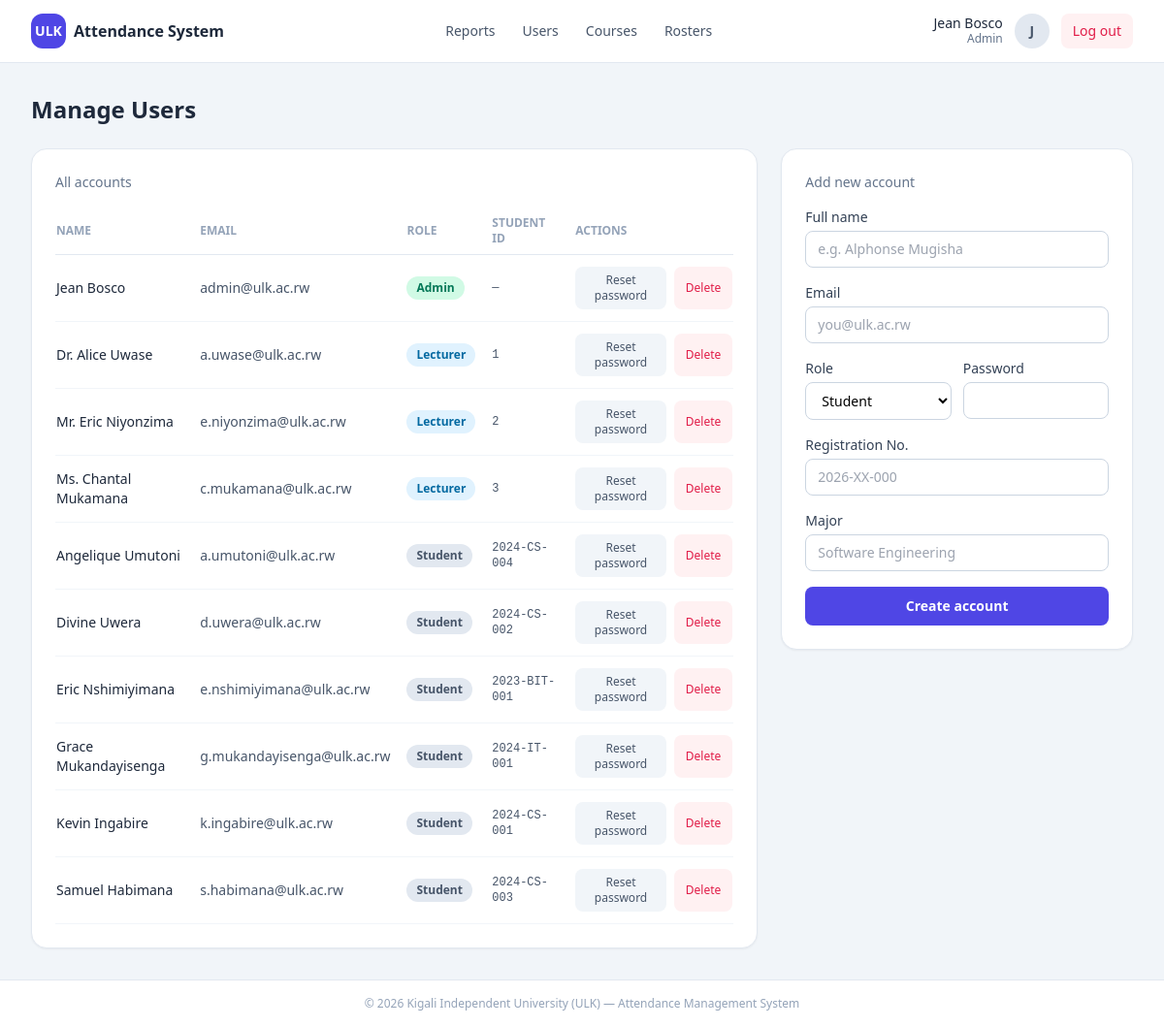
/admin_users.php (signed in), run on the app's committed database.
### tables this page shows
CREATE TABLE users (
  user_id       INT AUTO_INCREMENT PRIMARY KEY,
  full_name     VARCHAR(100) NOT NULL,
  email         VARCHAR(100) NOT NULL UNIQUE,
  password_hash VARCHAR(255) NOT NULL,                
  role          ENUM('Student','Lecturer','Admin') NOT NULL,
  created_at    TIMESTAMP DEFAULT CURRENT_TIMESTAMP,
  INDEX idx_users_role (role)
);

CREATE TABLE lecturers (
  lecturer_id INT AUTO_INCREMENT PRIMARY KEY,
  user_id     INT NOT NULL UNIQUE,
  FOREIGN KEY (user_id) REFERENCES users(user_id) ON DELETE CASCADE
);

CREATE TABLE students (
  student_reg_no VARCHAR(20) PRIMARY KEY,
  user_id        INT NOT NULL UNIQUE,
  major          VARCHAR(100) DEFAULT NULL,
  intake_year    YEAR DEFAULT NULL,
  FOREIGN KEY (user_id) REFERENCES users(user_id) ON DELETE CASCADE
);

### config.php (called while the page is built, shortened)
<?php
function e(string $value): string
{
    return htmlspecialchars($value, ENT_QUOTES, 'UTF-8');
}
function isLoggedIn(): bool
{
    return isset($_SESSION['user_id']);
}
function currentUser(): ?array
{
    return isLoggedIn()
        ? ['id' => $_SESSION['user_id'], 'name' => $_SESSION['full_name'], 'email' => $_SESSION['email'], 'role' => $_SESSION['role']]
        : null;
}
function isRole(string $role): bool
{
    return isLoggedIn() && $_SESSION['role'] === $role;
}

### admin_users.php (the view, shortened to what this page needs)
<?php
require_once __DIR__ . '/config.php';
$u = $pdo->query('
    SELECT u.user_id, u.full_name, u.email, u.role, u.created_at,
           st.student_reg_no, st.major, st.intake_year, l.lecturer_id
    FROM users u
    LEFT JOIN students st ON st.user_id = u.user_id
    LEFT JOIN lecturers l  ON l.user_id  = u.user_id
    ORDER BY FIELD(u.role, "Admin", "Lecturer", "Student"), u.full_name')->fetchAll();
$pageTitle = 'Manage Users';
include __DIR__ . '/includes/header.php';
?>
<div class="grid gap-6 lg:grid-cols-3">
    <div class="lg:col-span-2 bg-white rounded-2xl shadow-sm border border-slate-200 p-6">
        <p class="text-sm font-medium text-slate-500 mb-4">All accounts</p>
        <div class="overflow-x-auto">
            <table class="w-full text-sm">
                <thead>
                    <tr class="text-left text-xs uppercase text-slate-400 border-b border-slate-200">
                        <th class="py-2 pr-4">Name</th>
                        <th class="py-2 pr-4">Email</th>
                        <th class="py-2 pr-4">Role</th>
                        <th class="py-2 pr-4">Student ID</th>
                        <th class="py-2">Actions</th>
                    </tr>
                </thead>
                <tbody>
                    <?php foreach ($u as $row): ?>
                        <tr class="border-b border-slate-100">
                            <td class="py-3 pr-4 font-medium text-slate-800"><?= e($row['full_name']) ?></td>
                            <td class="py-3 pr-4 text-slate-600"><?= e($row['email']) ?></td>
                            <td class="py-3 pr-4">
                                <span class="badge <?= $row['role'] === 'Admin' ? 'badge-present' : ($row['role'] === 'Lecturer' ? 'badge-excused' : 'badge-closed') ?>">
                                    <?= e($row['role']) ?>
                                </span>
                            </td>
                            <td class="py-3 pr-4 font-mono text-xs text-slate-600"><?= e($row['student_reg_no'] ?? $row['lecturer_id'] ?? '—') ?></td>
                            <td class="py-3">
                                <div class="flex gap-2">
                                    <button data-reset-user="<?= (int)$row['user_id'] ?>"
                                            class="rounded-lg bg-slate-100 hover:bg-slate-200 text-slate-600 px-3 py-1.5 text-xs font-medium">
                                        Reset password
                                    </button>
                                    <button data-delete-user="<?= (int)$row['user_id'] ?>"
                                            data-name="<?= e($row['full_name']) ?>"
                                            class="rounded-lg bg-rose-50 hover:bg-rose-100 text-rose-600 px-3 py-1.5 text-xs font-medium">
                                        Delete
                                    </button>
                                </div>
                            </td>
                        </tr>
                    <?php endforeach; ?>
                </tbody>
            </table>
        </div>
    </div>
    <div class="bg-white rounded-2xl shadow-sm border border-slate-200 p-6 h-fit">
        <p class="text-sm font-medium text-slate-500 mb-4">Add new account</p>
        <form id="userForm" class="space-y-4">
            <div>
                <label class="block text-sm font-medium text-slate-700 mb-1">Full name</label>
                <input name="full_name" required placeholder="e.g. Alphonse Mugisha"
                       class="w-full rounded-lg border border-slate-300 px-3 py-2 text-sm">
            </div>
            <div>
                <label class="block text-sm font-medium text-slate-700 mb-1">Email</label>
                <input name="email" type="email" required placeholder="you@ulk.ac.rw"
                       class="w-full rounded-lg border border-slate-300 px-3 py-2 text-sm">
            </div>
            <div class="grid grid-cols-2 gap-3">
                <div>
                    <label class="block text-sm font-medium text-slate-700 mb-1">Role</label>
                    <select name="role" id="roleSelect" required
                            class="w-full rounded-lg border border-slate-300 px-3 py-2 text-sm bg-white">
                        <option value="Student">Student</option>
                    </select>
                </div>
                <div>
                    <label class="block text-sm font-medium text-slate-700 mb-1">Password</label>
                    <input name="password" type="password" required minlength="8"
                           class="w-full rounded-lg border border-slate-300 px-3 py-2 text-sm">
                </div>
            </div>
            <div id="studentFields" class="space-y-4">
                <div>
                    <label class="block text-sm font-medium text-slate-700 mb-1">Registration No.</label>
                    <input name="student_reg_no" placeholder="2026-XX-000"
                           class="w-full rounded-lg border border-slate-300 px-3 py-2 text-sm">
                </div>
                <div>
                    <label class="block text-sm font-medium text-slate-700 mb-1">Major</label>
                    <input name="major" placeholder="Software Engineering"
                           class="w-full rounded-lg border border-slate-300 px-3 py-2 text-sm">
                </div>
            </div>
            <button type="submit"
                    class="w-full rounded-lg bg-indigo-600 hover:bg-indigo-700 text-white font-semibold py-2.5 text-sm">
                Create account
            </button>
        </form>
    </div>
</div>
<?php include __DIR__ . '/includes/footer.php'; ?>

### includes/header.php (shortened to what this page needs)
<?php
$pageTitle = $pageTitle ?? 'Dashboard';
$cu = currentUser();
?>
<!DOCTYPE html>
<html lang="en">
<head>
    <script src="https://cdn.tailwindcss.com"></script>
    <link rel="stylesheet" href="<?= BASE_URL ?>/assets/css/app.css">
</head>
<body class="min-h-screen bg-slate-100">
<nav class="bg-white border-b border-slate-200 sticky top-0 z-30">
    <div class="mx-auto max-w-7xl px-4 sm:px-6 lg:px-8">
        <div class="flex h-16 items-center justify-between">
            <div class="flex items-center gap-3">
                <a href="<?= BASE_URL ?>/dashboard.php" class="flex items-center gap-2">
                    <span class="flex h-9 w-9 items-center justify-center rounded-xl bg-indigo-600 text-white text-sm font-bold">ULK</span>
                    <span class="hidden sm:block font-semibold text-slate-800">Attendance System</span>
                </a>
            </div>
            <div class="hidden lg:flex items-center gap-1 text-sm">
                <?php if (isRole('Student')): ?>
                    <a href="<?= BASE_URL ?>/student_profile.php"   class="rounded-lg px-3 py-2 text-slate-600 hover:bg-slate-100">Profile</a>
                    <a href="<?= BASE_URL ?>/student_attendance.php" class="rounded-lg px-3 py-2 text-slate-600 hover:bg-slate-100">My Attendance</a>
                <?php elseif (isRole('Lecturer')): ?>
                    <a href="<?= BASE_URL ?>/lecturer_courses.php"   class="rounded-lg px-3 py-2 text-slate-600 hover:bg-slate-100">My Courses</a>
                    <a href="<?= BASE_URL ?>/lecturer_attendance.php" class="rounded-lg px-3 py-2 text-slate-600 hover:bg-slate-100">Mark Attendance</a>
                <?php elseif (isRole('Admin')): ?>
                    <a href="<?= BASE_URL ?>/admin_reports.php"   class="rounded-lg px-3 py-2 text-slate-600 hover:bg-slate-100">Reports</a>
                    <a href="<?= BASE_URL ?>/admin_users.php"     class="rounded-lg px-3 py-2 text-slate-600 hover:bg-slate-100">Users</a>
                    <a href="<?= BASE_URL ?>/admin_courses.php"   class="rounded-lg px-3 py-2 text-slate-600 hover:bg-slate-100">Courses</a>
                    <a href="<?= BASE_URL ?>/admin_rosters.php"   class="rounded-lg px-3 py-2 text-slate-600 hover:bg-slate-100">Rosters</a>
                <?php endif; ?>
            </div>
            <div class="flex items-center gap-3">
                <div class="text-right hidden sm:block">
                    <p class="text-sm font-medium text-slate-800 leading-4"><?= e($cu['name'] ?? '') ?></p>
                    <p class="text-xs text-slate-500 capitalize"><?= e($cu['role'] ?? '') ?></p>
                </div>
                <span class="flex h-9 w-9 items-center justify-center rounded-full bg-slate-200 text-slate-600 text-sm font-semibold uppercase">
                    <?= e(substr($cu['name'] ?? '?', 0, 1)) ?>
                </span>
                <a href="<?= BASE_URL ?>/logout.php"
                   class="rounded-lg bg-rose-50 hover:bg-rose-100 text-rose-600 px-3 py-2 text-sm font-medium">Log out</a>
            </div>
        </div>
    </div>
</nav>
<main class="mx-auto max-w-7xl px-4 sm:px-6 lg:px-8 py-8">
    <div class="flex flex-wrap items-center justify-between gap-4 mb-6">
        <h1 class="text-2xl font-bold text-slate-800"><?= e($pageTitle) ?></h1>
    </div>

### assets/css/app.css (style rules this page uses)
.badge { display: inline-flex; align-items: center; border-radius: 9999px; padding: 0.125rem 0.625rem; font-size: 0.75rem; font-weight: 600; line-height: 1.25rem; }
.badge-present { background-color: #d1fae5; color: #047857; }
.badge-excused { background-color: #e0f2fe; color: #0369a1; }
.badge-closed { background-color: #e2e8f0; color: #475569; }

### data on the page
users: full_name "Jean Bosco", role "Admin", full_name "J", email "admin@ulk.ac.rw", student_reg_no "—"
lecturers: user.full_name "Dr. Alice Uwase", user.email "a.uwase@ulk.ac.rw", user.role "Lecturer", lecturer_id "1"
lecturers: user.full_name "Mr. Eric Niyonzima", user.email "e.niyonzima@ulk.ac.rw", user.role "Lecturer", lecturer_id "2"
lecturers: user.full_name "Ms. Chantal Mukamana", user.email "c.mukamana@ulk.ac.rw", user.role "Lecturer", lecturer_id "3"
students: user.full_name "Angelique Umutoni", user.email "a.umutoni@ulk.ac.rw", user.role "Student", student_reg_no "2024-CS-004"
students: user.full_name "Divine Uwera", user.email "d.uwera@ulk.ac.rw", user.role "Student", student_reg_no "2024-CS-002"
students: user.full_name "Eric Nshimiyimana", user.email "e.nshimiyimana@ulk.ac.rw", user.role "Student", student_reg_no "2023-BIT-001"
students: user.full_name "Grace Mukandayisenga", user.email "g.mukandayisenga@ulk.ac.rw", user.role "Student", student_reg_no "2024-IT-001"
students: user.full_name "Kevin Ingabire", user.email "k.ingabire@ulk.ac.rw", user.role "Student", student_reg_no "2024-CS-001"
students: user.full_name "Samuel Habimana", user.email "s.habimana@ulk.ac.rw", user.role "Student", student_reg_no "2024-CS-003"

### other printed values
$pageTitle "Manage Users"
